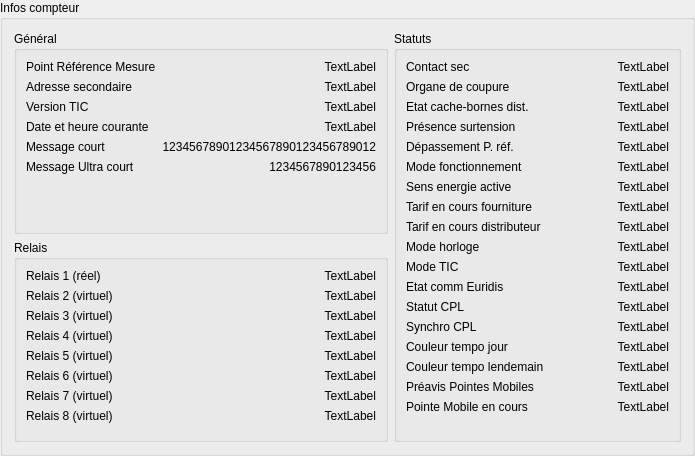
<?xml version="1.0" encoding="UTF-8"?>
<ui version="4.0">
 <class>GBInfosCompteur</class>
 <widget class="QGroupBox" name="GBInfosCompteur">
  <property name="geometry">
   <rect>
    <x>0</x>
    <y>0</y>
    <width>695</width>
    <height>456</height>
   </rect>
  </property>
  <property name="sizePolicy">
   <sizepolicy hsizetype="MinimumExpanding" vsizetype="MinimumExpanding">
    <horstretch>0</horstretch>
    <verstretch>0</verstretch>
   </sizepolicy>
  </property>
  <property name="windowTitle">
   <string>GroupBox</string>
  </property>
  <property name="title">
   <string>Infos compteur</string>
  </property>
  <layout class="QGridLayout" name="gridLayout">
   <item row="0" column="1" rowspan="2">
    <widget class="QGroupBox" name="gbStatus">
     <property name="title">
      <string>Statuts</string>
     </property>
     <layout class="QFormLayout" name="formLayout_3">
      <item row="0" column="0">
       <widget class="QLabel" name="STGELabel_1">
        <property name="text">
         <string>Contact sec</string>
        </property>
       </widget>
      </item>
      <item row="0" column="1">
       <widget class="QLabel" name="STGE_contactSec">
        <property name="text">
         <string>TextLabel</string>
        </property>
        <property name="alignment">
         <set>Qt::AlignRight|Qt::AlignTrailing|Qt::AlignVCenter</set>
        </property>
       </widget>
      </item>
      <item row="1" column="0">
       <widget class="QLabel" name="STGELabel_2">
        <property name="text">
         <string>Organe de coupure</string>
        </property>
       </widget>
      </item>
      <item row="1" column="1">
       <widget class="QLabel" name="STGE_organeCoupure">
        <property name="text">
         <string>TextLabel</string>
        </property>
        <property name="alignment">
         <set>Qt::AlignRight|Qt::AlignTrailing|Qt::AlignVCenter</set>
        </property>
       </widget>
      </item>
      <item row="2" column="0">
       <widget class="QLabel" name="STGELabel_3">
        <property name="text">
         <string>Etat cache-bornes dist.</string>
        </property>
       </widget>
      </item>
      <item row="2" column="1">
       <widget class="QLabel" name="STGE_etatCacheBorneDistributeur">
        <property name="text">
         <string>TextLabel</string>
        </property>
        <property name="alignment">
         <set>Qt::AlignRight|Qt::AlignTrailing|Qt::AlignVCenter</set>
        </property>
       </widget>
      </item>
      <item row="3" column="0">
       <widget class="QLabel" name="STGELabel_4">
        <property name="text">
         <string>Présence surtension</string>
        </property>
       </widget>
      </item>
      <item row="3" column="1">
       <widget class="QLabel" name="STGE_presenceSurtension">
        <property name="text">
         <string>TextLabel</string>
        </property>
        <property name="alignment">
         <set>Qt::AlignRight|Qt::AlignTrailing|Qt::AlignVCenter</set>
        </property>
       </widget>
      </item>
      <item row="4" column="0">
       <widget class="QLabel" name="STGELabel_5">
        <property name="text">
         <string>Dépassement P. réf.</string>
        </property>
       </widget>
      </item>
      <item row="4" column="1">
       <widget class="QLabel" name="STGE_depassementPuissanceReference">
        <property name="text">
         <string>TextLabel</string>
        </property>
        <property name="alignment">
         <set>Qt::AlignRight|Qt::AlignTrailing|Qt::AlignVCenter</set>
        </property>
       </widget>
      </item>
      <item row="5" column="0">
       <widget class="QLabel" name="STGELabel_6">
        <property name="text">
         <string>Mode fonctionnement</string>
        </property>
       </widget>
      </item>
      <item row="6" column="0">
       <widget class="QLabel" name="STGELabel_7">
        <property name="text">
         <string>Sens energie active</string>
        </property>
       </widget>
      </item>
      <item row="5" column="1">
       <widget class="QLabel" name="STGE_modeFonctionnement">
        <property name="text">
         <string>TextLabel</string>
        </property>
        <property name="alignment">
         <set>Qt::AlignRight|Qt::AlignTrailing|Qt::AlignVCenter</set>
        </property>
       </widget>
      </item>
      <item row="6" column="1">
       <widget class="QLabel" name="STGE_sensEnergieActive">
        <property name="text">
         <string>TextLabel</string>
        </property>
        <property name="alignment">
         <set>Qt::AlignRight|Qt::AlignTrailing|Qt::AlignVCenter</set>
        </property>
       </widget>
      </item>
      <item row="7" column="0">
       <widget class="QLabel" name="STGELabel_8">
        <property name="text">
         <string>Tarif en cours fourniture</string>
        </property>
       </widget>
      </item>
      <item row="7" column="1">
       <widget class="QLabel" name="STGE_tarifEnCoursFourniture">
        <property name="text">
         <string>TextLabel</string>
        </property>
        <property name="alignment">
         <set>Qt::AlignRight|Qt::AlignTrailing|Qt::AlignVCenter</set>
        </property>
       </widget>
      </item>
      <item row="8" column="0">
       <widget class="QLabel" name="STGELabel_9">
        <property name="text">
         <string>Tarif en cours distributeur</string>
        </property>
       </widget>
      </item>
      <item row="8" column="1">
       <widget class="QLabel" name="STGE_tarifEnCoursDistributeur">
        <property name="text">
         <string>TextLabel</string>
        </property>
        <property name="alignment">
         <set>Qt::AlignRight|Qt::AlignTrailing|Qt::AlignVCenter</set>
        </property>
       </widget>
      </item>
      <item row="9" column="0">
       <widget class="QLabel" name="STGELabel_10">
        <property name="text">
         <string>Mode horloge</string>
        </property>
       </widget>
      </item>
      <item row="9" column="1">
       <widget class="QLabel" name="STGE_modeHorloge">
        <property name="text">
         <string>TextLabel</string>
        </property>
        <property name="alignment">
         <set>Qt::AlignRight|Qt::AlignTrailing|Qt::AlignVCenter</set>
        </property>
       </widget>
      </item>
      <item row="10" column="0">
       <widget class="QLabel" name="STGELabel_11">
        <property name="text">
         <string>Mode TIC</string>
        </property>
       </widget>
      </item>
      <item row="10" column="1">
       <widget class="QLabel" name="STGE_modeTIC">
        <property name="text">
         <string>TextLabel</string>
        </property>
        <property name="alignment">
         <set>Qt::AlignRight|Qt::AlignTrailing|Qt::AlignVCenter</set>
        </property>
       </widget>
      </item>
      <item row="11" column="0">
       <widget class="QLabel" name="STGELabel_12">
        <property name="text">
         <string>Etat comm Euridis</string>
        </property>
       </widget>
      </item>
      <item row="11" column="1">
       <widget class="QLabel" name="STGE_etatCommEuridis">
        <property name="text">
         <string>TextLabel</string>
        </property>
        <property name="alignment">
         <set>Qt::AlignRight|Qt::AlignTrailing|Qt::AlignVCenter</set>
        </property>
       </widget>
      </item>
      <item row="12" column="0">
       <widget class="QLabel" name="STGELabel_13">
        <property name="text">
         <string>Statut CPL</string>
        </property>
       </widget>
      </item>
      <item row="12" column="1">
       <widget class="QLabel" name="STGE_statutCPL">
        <property name="text">
         <string>TextLabel</string>
        </property>
        <property name="alignment">
         <set>Qt::AlignRight|Qt::AlignTrailing|Qt::AlignVCenter</set>
        </property>
       </widget>
      </item>
      <item row="13" column="0">
       <widget class="QLabel" name="STGELabel_14">
        <property name="text">
         <string>Synchro CPL</string>
        </property>
       </widget>
      </item>
      <item row="13" column="1">
       <widget class="QLabel" name="STGE_synchroCPL">
        <property name="text">
         <string>TextLabel</string>
        </property>
        <property name="alignment">
         <set>Qt::AlignRight|Qt::AlignTrailing|Qt::AlignVCenter</set>
        </property>
       </widget>
      </item>
      <item row="14" column="0">
       <widget class="QLabel" name="STGELabel_15">
        <property name="text">
         <string>Couleur tempo jour</string>
        </property>
       </widget>
      </item>
      <item row="14" column="1">
       <widget class="QLabel" name="STGE_couleurTempoJour">
        <property name="text">
         <string>TextLabel</string>
        </property>
        <property name="alignment">
         <set>Qt::AlignRight|Qt::AlignTrailing|Qt::AlignVCenter</set>
        </property>
       </widget>
      </item>
      <item row="15" column="0">
       <widget class="QLabel" name="STGELabel_16">
        <property name="text">
         <string>Couleur tempo lendemain</string>
        </property>
       </widget>
      </item>
      <item row="15" column="1">
       <widget class="QLabel" name="STGE_couleurTempoLendemain">
        <property name="text">
         <string>TextLabel</string>
        </property>
        <property name="alignment">
         <set>Qt::AlignRight|Qt::AlignTrailing|Qt::AlignVCenter</set>
        </property>
       </widget>
      </item>
      <item row="16" column="0">
       <widget class="QLabel" name="STGELabel_17">
        <property name="text">
         <string>Préavis Pointes Mobiles</string>
        </property>
       </widget>
      </item>
      <item row="16" column="1">
       <widget class="QLabel" name="STGE_preavisPointesMobiles">
        <property name="text">
         <string>TextLabel</string>
        </property>
        <property name="alignment">
         <set>Qt::AlignRight|Qt::AlignTrailing|Qt::AlignVCenter</set>
        </property>
       </widget>
      </item>
      <item row="17" column="0">
       <widget class="QLabel" name="STGELabel_18">
        <property name="text">
         <string>Pointe Mobile en cours</string>
        </property>
       </widget>
      </item>
      <item row="17" column="1">
       <widget class="QLabel" name="STGE_pointeMobileEnCours">
        <property name="text">
         <string>TextLabel</string>
        </property>
        <property name="alignment">
         <set>Qt::AlignRight|Qt::AlignTrailing|Qt::AlignVCenter</set>
        </property>
       </widget>
      </item>
     </layout>
    </widget>
   </item>
   <item row="0" column="0">
    <widget class="QGroupBox" name="groupBox">
     <property name="title">
      <string>Général</string>
     </property>
     <layout class="QVBoxLayout" name="verticalLayout">
      <item>
       <layout class="QFormLayout" name="formLayout">
        <item row="1" column="0">
         <widget class="QLabel" name="labelPRMLabel">
          <property name="text">
           <string>Point Référence Mesure</string>
          </property>
         </widget>
        </item>
        <item row="1" column="1">
         <widget class="QLabel" name="labelPRMValue">
          <property name="text">
           <string>TextLabel</string>
          </property>
          <property name="alignment">
           <set>Qt::AlignRight|Qt::AlignTrailing|Qt::AlignVCenter</set>
          </property>
         </widget>
        </item>
        <item row="2" column="0">
         <widget class="QLabel" name="labelADSCLabel">
          <property name="text">
           <string>Adresse secondaire</string>
          </property>
         </widget>
        </item>
        <item row="2" column="1">
         <widget class="QLabel" name="labelADSCValue">
          <property name="text">
           <string>TextLabel</string>
          </property>
          <property name="alignment">
           <set>Qt::AlignRight|Qt::AlignTrailing|Qt::AlignVCenter</set>
          </property>
         </widget>
        </item>
        <item row="3" column="0">
         <widget class="QLabel" name="labelVTICLabel">
          <property name="text">
           <string>Version TIC</string>
          </property>
         </widget>
        </item>
        <item row="3" column="1">
         <widget class="QLabel" name="labelVTICValue">
          <property name="text">
           <string>TextLabel</string>
          </property>
          <property name="alignment">
           <set>Qt::AlignRight|Qt::AlignTrailing|Qt::AlignVCenter</set>
          </property>
         </widget>
        </item>
        <item row="4" column="0">
         <widget class="QLabel" name="labelDATELabel">
          <property name="text">
           <string>Date et heure courante</string>
          </property>
         </widget>
        </item>
        <item row="4" column="1">
         <widget class="QLabel" name="labelDATEValue">
          <property name="text">
           <string>TextLabel</string>
          </property>
          <property name="alignment">
           <set>Qt::AlignRight|Qt::AlignTrailing|Qt::AlignVCenter</set>
          </property>
         </widget>
        </item>
        <item row="5" column="0">
         <widget class="QLabel" name="labelMSG1Label">
          <property name="text">
           <string>Message court</string>
          </property>
         </widget>
        </item>
        <item row="5" column="1">
         <widget class="QLabel" name="labelMSG1Value">
          <property name="text">
           <string>12345678901234567890123456789012</string>
          </property>
          <property name="alignment">
           <set>Qt::AlignRight|Qt::AlignTrailing|Qt::AlignVCenter</set>
          </property>
         </widget>
        </item>
        <item row="6" column="0">
         <widget class="QLabel" name="labelMSG2Label">
          <property name="text">
           <string>Message Ultra court</string>
          </property>
         </widget>
        </item>
        <item row="6" column="1">
         <widget class="QLabel" name="labelMSG2Value">
          <property name="text">
           <string>1234567890123456</string>
          </property>
          <property name="alignment">
           <set>Qt::AlignRight|Qt::AlignTrailing|Qt::AlignVCenter</set>
          </property>
         </widget>
        </item>
       </layout>
      </item>
     </layout>
    </widget>
   </item>
   <item row="1" column="0">
    <widget class="QGroupBox" name="gbRelais">
     <property name="title">
      <string>Relais</string>
     </property>
     <layout class="QFormLayout" name="formLayout_2">
      <item row="0" column="1">
       <widget class="QLabel" name="labelRELAISValue_1">
        <property name="text">
         <string>TextLabel</string>
        </property>
        <property name="alignment">
         <set>Qt::AlignRight|Qt::AlignTrailing|Qt::AlignVCenter</set>
        </property>
       </widget>
      </item>
      <item row="0" column="0">
       <widget class="QLabel" name="labelRELAISLabel_1">
        <property name="text">
         <string>Relais 1 (réel)</string>
        </property>
       </widget>
      </item>
      <item row="1" column="0">
       <widget class="QLabel" name="labelRELAISLabel_2">
        <property name="text">
         <string>Relais 2 (virtuel)</string>
        </property>
       </widget>
      </item>
      <item row="2" column="0">
       <widget class="QLabel" name="labelRELAISLabel_3">
        <property name="text">
         <string>Relais 3 (virtuel)</string>
        </property>
       </widget>
      </item>
      <item row="3" column="0">
       <widget class="QLabel" name="labelRELAISLabel_4">
        <property name="text">
         <string>Relais 4 (virtuel)</string>
        </property>
       </widget>
      </item>
      <item row="4" column="0">
       <widget class="QLabel" name="labelRELAISLabel_5">
        <property name="text">
         <string>Relais 5 (virtuel)</string>
        </property>
       </widget>
      </item>
      <item row="5" column="0">
       <widget class="QLabel" name="labelRELAISLabel_6">
        <property name="text">
         <string>Relais 6 (virtuel)</string>
        </property>
       </widget>
      </item>
      <item row="6" column="0">
       <widget class="QLabel" name="labelRELAISLabel_7">
        <property name="text">
         <string>Relais 7 (virtuel)</string>
        </property>
       </widget>
      </item>
      <item row="7" column="0">
       <widget class="QLabel" name="labelRELAISLabel_8">
        <property name="text">
         <string>Relais 8 (virtuel)</string>
        </property>
       </widget>
      </item>
      <item row="1" column="1">
       <widget class="QLabel" name="labelRELAISValue_2">
        <property name="text">
         <string>TextLabel</string>
        </property>
        <property name="alignment">
         <set>Qt::AlignRight|Qt::AlignTrailing|Qt::AlignVCenter</set>
        </property>
       </widget>
      </item>
      <item row="2" column="1">
       <widget class="QLabel" name="labelRELAISValue_3">
        <property name="text">
         <string>TextLabel</string>
        </property>
        <property name="alignment">
         <set>Qt::AlignRight|Qt::AlignTrailing|Qt::AlignVCenter</set>
        </property>
       </widget>
      </item>
      <item row="3" column="1">
       <widget class="QLabel" name="labelRELAISValue_4">
        <property name="text">
         <string>TextLabel</string>
        </property>
        <property name="alignment">
         <set>Qt::AlignRight|Qt::AlignTrailing|Qt::AlignVCenter</set>
        </property>
       </widget>
      </item>
      <item row="4" column="1">
       <widget class="QLabel" name="labelRELAISValue_5">
        <property name="text">
         <string>TextLabel</string>
        </property>
        <property name="alignment">
         <set>Qt::AlignRight|Qt::AlignTrailing|Qt::AlignVCenter</set>
        </property>
       </widget>
      </item>
      <item row="5" column="1">
       <widget class="QLabel" name="labelRELAISValue_6">
        <property name="text">
         <string>TextLabel</string>
        </property>
        <property name="alignment">
         <set>Qt::AlignRight|Qt::AlignTrailing|Qt::AlignVCenter</set>
        </property>
       </widget>
      </item>
      <item row="6" column="1">
       <widget class="QLabel" name="labelRELAISValue_7">
        <property name="text">
         <string>TextLabel</string>
        </property>
        <property name="alignment">
         <set>Qt::AlignRight|Qt::AlignTrailing|Qt::AlignVCenter</set>
        </property>
       </widget>
      </item>
      <item row="7" column="1">
       <widget class="QLabel" name="labelRELAISValue_8">
        <property name="text">
         <string>TextLabel</string>
        </property>
        <property name="alignment">
         <set>Qt::AlignRight|Qt::AlignTrailing|Qt::AlignVCenter</set>
        </property>
       </widget>
      </item>
     </layout>
    </widget>
   </item>
  </layout>
 </widget>
 <resources/>
 <connections/>
</ui>
